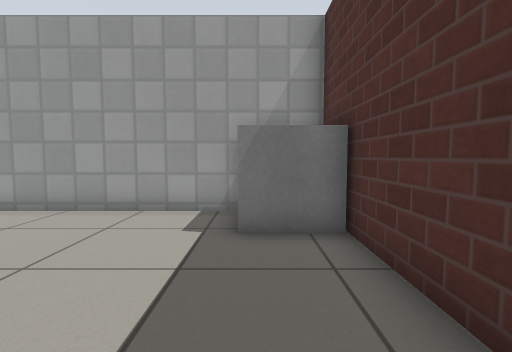
View 1 (above)

16 first-person views from a walk through a world built for the Gazebo simulator. The camera is 0.72 m above the floor, tilts 4° down and sees 85° across. Floor lines are 1 m apart. The floor is counted in squares, 0.5 m on a side. Each view is taken from the middle of a square. On the plan, view 1 faces up. The plan holds only what a view shows up to about 14 squares ahead; the rest is blank. Gazebo's built-in surfaces are drawn with simple patterns. Simple shapes stand in for some stock models.

View 2
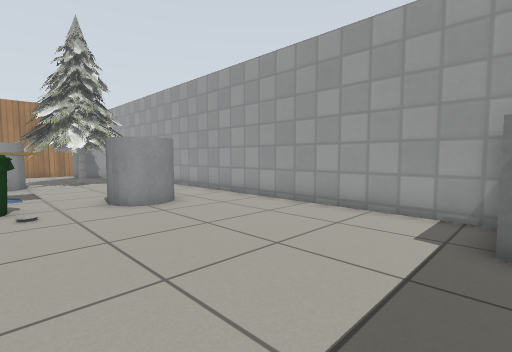

View 3
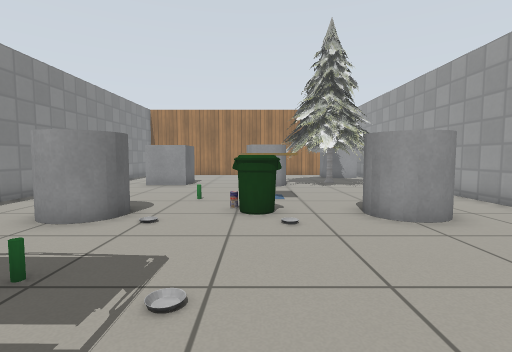

View 4
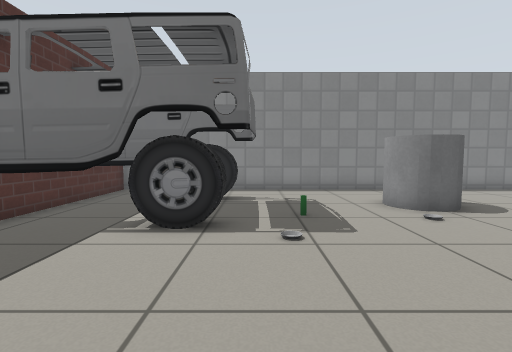

View 5
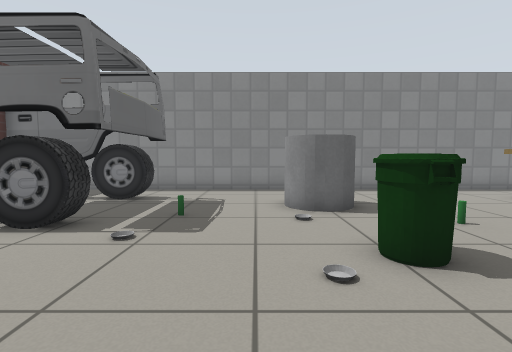

View 6
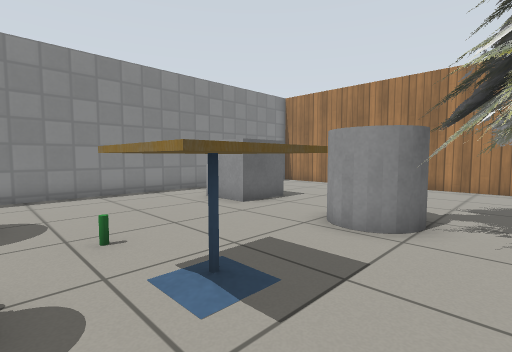

View 7
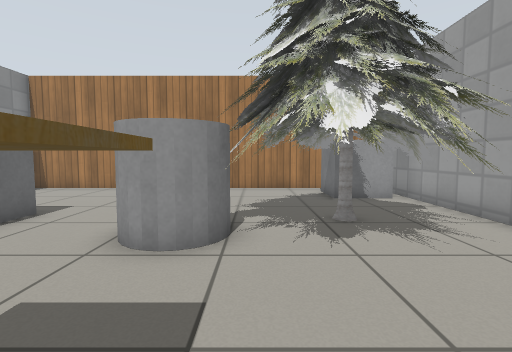

View 8
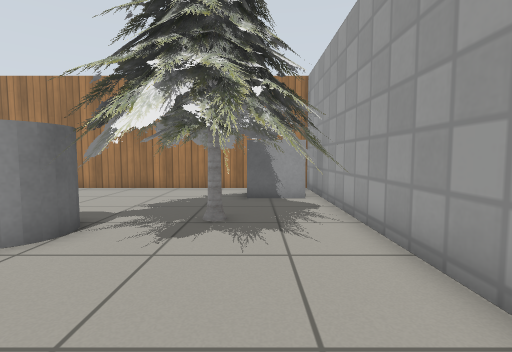

View 9
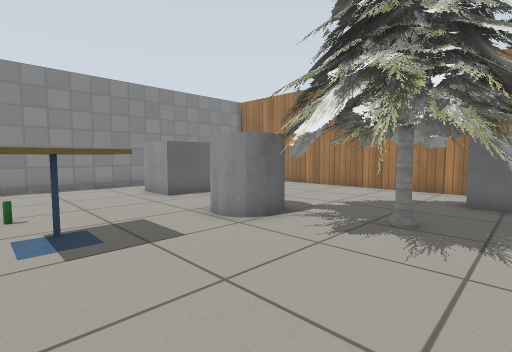

View 10
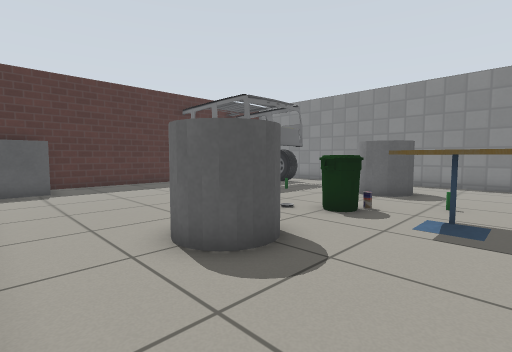

View 11
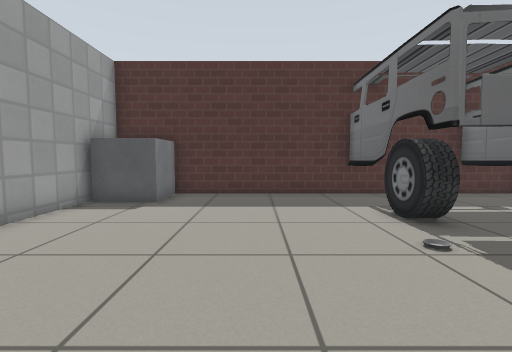

View 12
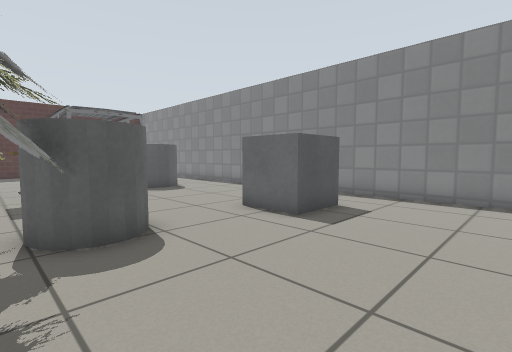

View 13
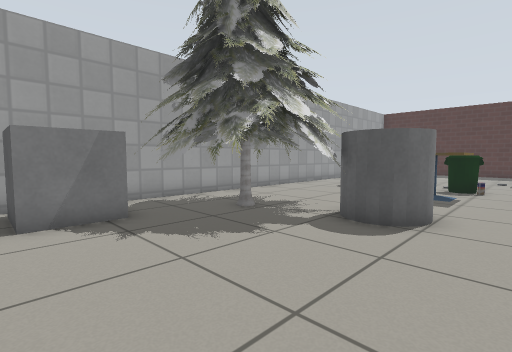

View 14
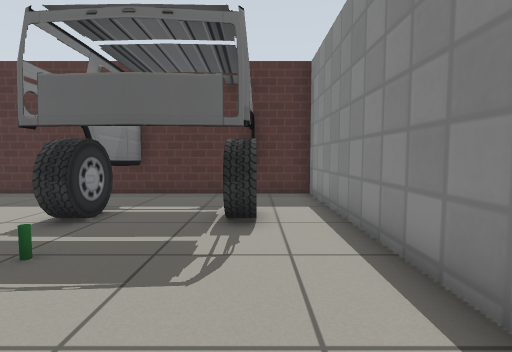

View 15
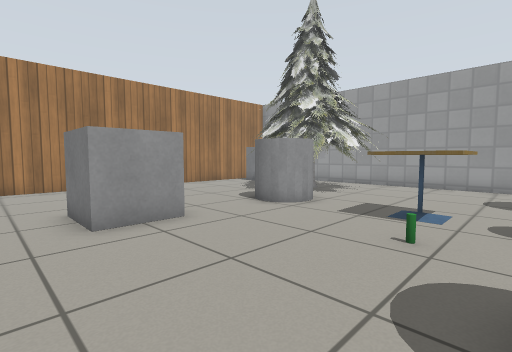

View 16
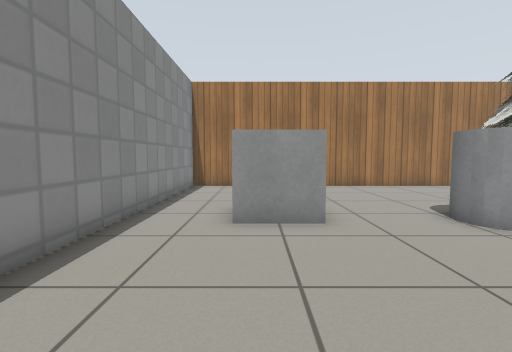

### Floor plan
Key: @ floor where view 1 was taken; # wall or solid block; . floor; B grey box; T pine tree; C grey cylinder; A cafe table; I bin; L bottle; R car; O other object.
Columns run from 24 left of view 1 to 2 right of it. Each row starts with its distance up from view 1.
  8 #####    ###############
  7 #....TTTT...............BB#
  6 #.BB.TTTTT..............B #
  5 #.BBTTTTTTT....C........BB#
  4 #...TTTTTT....CCC.........#
  3 #...TTTTTT.....CC.........#
  2 #....TTTT ................#
  1 #.....TCCC.AAA............#
  0 #......CC..AAAII........@.#
 -1 #.............O...........#
 -2 #............L......RRRRRRR
 -3 #..............C...LRRRRRRR
 -4 #.....BBB.....CCC...RRRRRRR
 -5 #.....BBB......CC...RRRRRRR
 -6 #...................RRRRRR#
 -7 #.........................#
 -8 ###########################

Where each view was taken, in squares from view 1:
view 1: 0 up, 0 right, facing up
view 2: 0 up, 0 right, facing up-left
view 3: 0 up, 2 left, facing left
view 4: 4 up, 4 left, facing down
view 5: 4 up, 7 left, facing down
view 6: 3 up, 10 left, facing down-left
view 7: 2 up, 11 left, facing left
view 8: 5 up, 11 left, facing left
view 9: 6 up, 11 left, facing down-left
view 10: 7 up, 13 left, facing down-right
view 11: 2 up, 9 left, facing right
view 12: 2 up, 22 left, facing down-right
view 13: 2 down, 23 left, facing up-right
view 14: 6 down, 9 left, facing right
view 15: 7 down, 10 left, facing up-left
view 16: 5 down, 10 left, facing left
